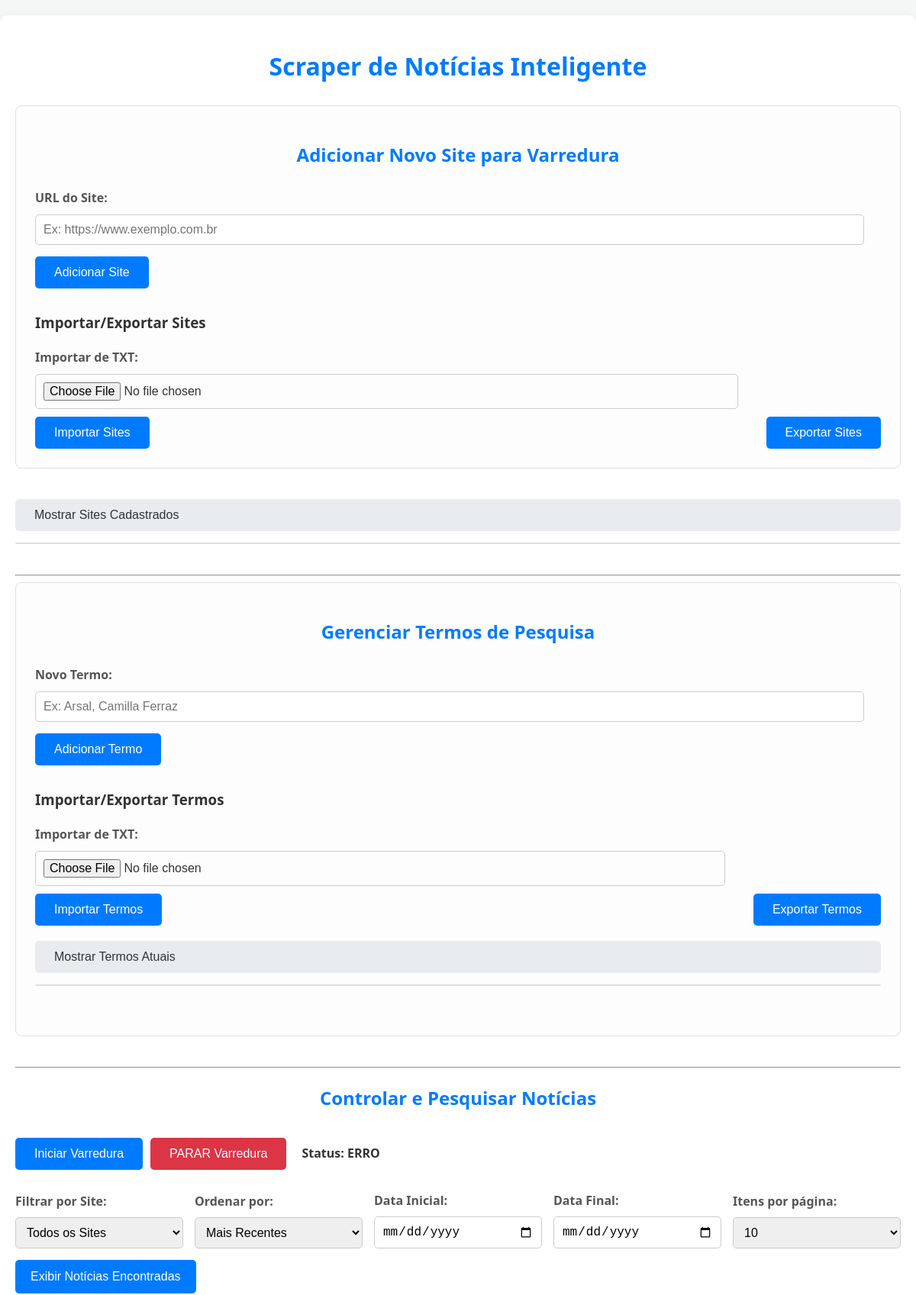
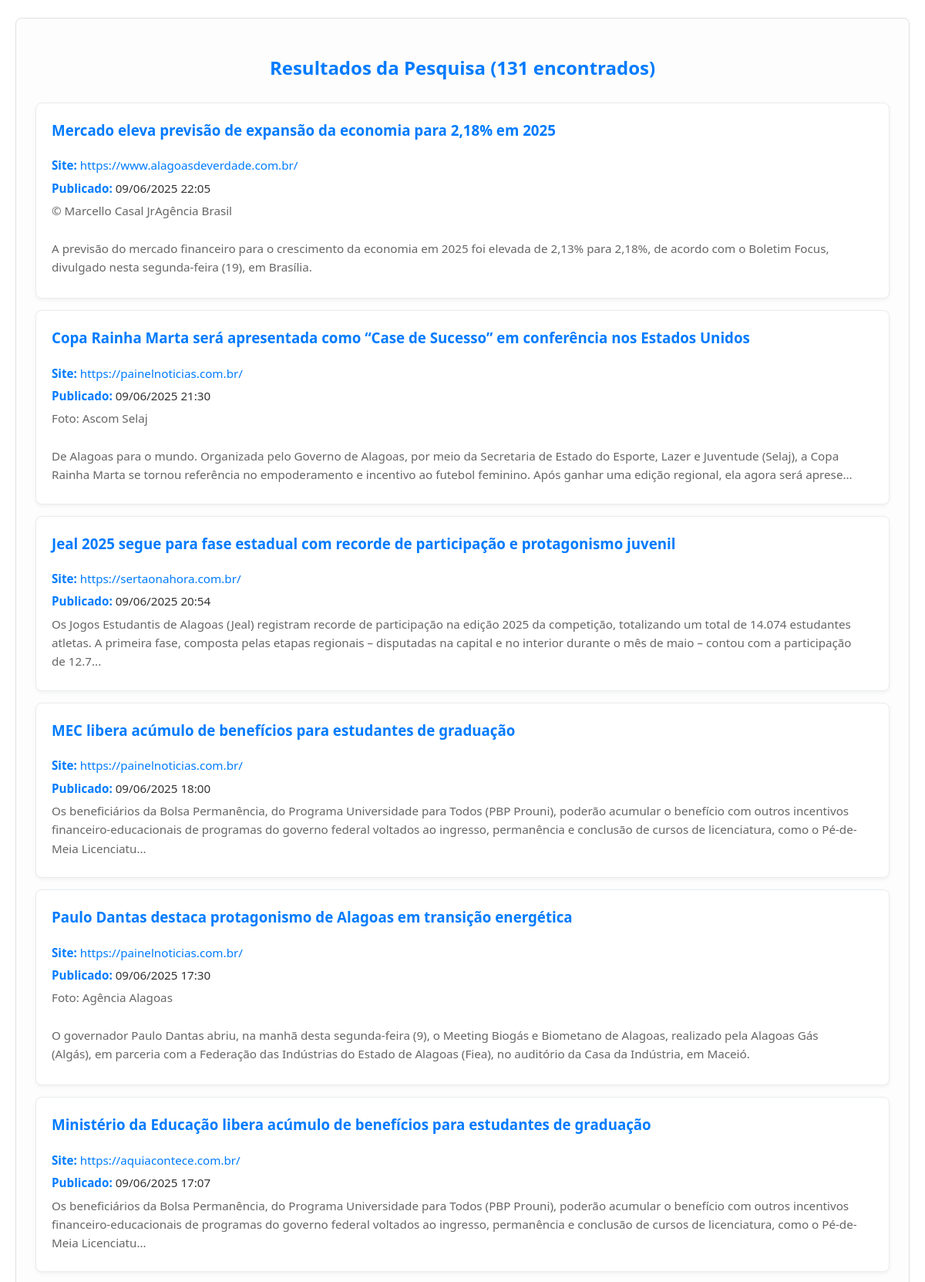
Page /search_articles?order_by=date_desc&page=4&per_page=10 (upper part) on the committed database (2 pictures, top to bottom).
### tables this page shows
CREATE TABLE articles (
                id INTEGER PRIMARY KEY AUTOINCREMENT,
                site_id INTEGER NOT NULL,
                title TEXT NOT NULL,
                url TEXT NOT NULL UNIQUE,
                content TEXT NOT NULL,
                published_date TEXT,
                scraped_at TEXT DEFAULT CURRENT_TIMESTAMP,
                FOREIGN KEY (site_id) REFERENCES sites (id)
            );

CREATE TABLE sites (
                id INTEGER PRIMARY KEY AUTOINCREMENT,
                url TEXT NOT NULL UNIQUE
            );

### app.py (the view)
@app.route('/search_articles', methods=['GET'])
def search_articles_route():
    sites = get_sites()
    search_terms_list_from_db = get_search_terms()
    query_terms = [term['term'] for term in search_terms_list_from_db]
    selected_site_id = request.args.get('site_id', type=int)
    order_by = request.args.get('order_by', 'date_desc')
    start_date = request.args.get('start_date')
    end_date = request.args.get('end_date')
    page = request.args.get('page', 1, type=int)
    per_page = request.args.get('per_page', 10, type=int) # Default to 10 articles per page
    pagination_data = get_articles(query_terms, selected_site_id, order_by, start_date, end_date, page, per_page)
    articles = pagination_data['articles']
    total_results = pagination_data['total_results']
    current_page = pagination_data['current_page']
    total_pages = pagination_data['total_pages']
    return render_template('index.html', sites=sites, search_terms=search_terms_list_from_db,
                           articles=articles,
                           selected_site_id=selected_site_id,
                           order_by=order_by, start_date=start_date, end_date=end_date,
                           current_page=current_page, total_pages=total_pages, total_results=total_results, per_page=per_page)

### app.py (called while the page is built)
@app.context_processor
def inject_datetime():
    return {'datetime': datetime}

### database.py (called while the page is built)
def get_db():
    db = getattr(g, '_database', None)
    if db is None:
        db = g._database = sqlite3.connect(DATABASE)
        db.row_factory = sqlite3.Row
    return db

def get_sites():
    with get_db() as db:
        cursor = db.cursor()
        cursor.execute('SELECT * FROM sites')
        sites = cursor.fetchall()
        cursor.close()
        return [dict(site) for site in sites]

def get_search_terms():
    with get_db() as db:
        cursor = db.cursor()
        cursor.execute('SELECT * FROM search_terms')
        terms = cursor.fetchall()
        cursor.close()
        return [dict(term) for term in terms]

### templates/index.html (shortened to what this page needs)
{% extends '_base.html' %}
{% block content %}
    <h1>Scraper de Notícias Inteligente</h1>
    <div class="form-section">
        <h2>Adicionar Novo Site para Varredura</h2>
        <form id="addSiteForm" action="{{ url_for('add_site_route') }}" method="POST">
            <div class="form-group">
                <label for="url">URL do Site:</label>
                <input type="text" id="url" name="url" placeholder="Ex: https://www.exemplo.com.br" required>
            </div>
            <button type="submit" class="button">Adicionar Site</button>
        </form>
        <h3 style="margin-top: 30px;">Importar/Exportar Sites</h3>
        <div style="display: flex; gap: 15px; flex-wrap: wrap; align-items: flex-end;">
            <form id="importSitesForm" method="POST" enctype="multipart/form-data" style="flex-grow: 1;">
                <div class="form-group" style="margin-bottom: 0;">
                    <label for="import_sites_file">Importar de TXT:</label>
                    <input type="file" id="import_sites_file" name="file" accept=".txt">
                </div>
                <button type="submit" class="button" style="margin-top: 10px;">Importar Sites</button>
            </form>
            <button id="exportSitesButton" class="button" style="margin-top: 10px;">Exportar Sites</button>
        </div>
    </div>
    <div class="collapsible-section">
        <button type="button" id="toggleSites" class="button collapsible-toggle">Mostrar Sites Cadastrados</button>
        <div id="sitesContainer" class="collapsible-content">
            <div class="sites-list">
            </div>
        </div>
    </div>
    <hr>
    <div class="form-section">
        <h2>Gerenciar Termos de Pesquisa</h2>
        <form id="addTermForm" action="{{ url_for('add_term_route') }}" method="POST">
            <div class="form-group">
                <label for="term">Novo Termo:</label>
                <input type="text" id="term" name="term" placeholder="Ex: Arsal, Camilla Ferraz" required>
            </div>
            <button type="submit" class="button">Adicionar Termo</button>
        </form>
        <h3 style="margin-top: 30px;">Importar/Exportar Termos</h3>
        <div style="display: flex; gap: 15px; flex-wrap: wrap; align-items: flex-end;">
            <form id="importTermsForm" method="POST" enctype="multipart/form-data" style="flex-grow: 1;">
                <div class="form-group" style="margin-bottom: 0;">
                    <label for="import_terms_file">Importar de TXT:</label>
                    <input type="file" id="import_terms_file" name="file" accept=".txt">
                </div>
                <button type="submit" class="button" style="margin-top: 10px;">Importar Termos</button>
            </form>
            <button id="exportTermsButton" class="button" style="margin-top: 10px;">Exportar Termos</button>
        </div>
        <div class="collapsible-section" style="margin-top: 20px;">
            <button type="button" id="toggleTerms" class="button collapsible-toggle">Mostrar Termos Atuais</button>
            <div id="termsContainer" class="collapsible-content">
                <div class="sites-list" style="margin-top: 0;">
                </div>
            </div>
        </div>
    </div>
    <hr>
    <div class="search-section">
        <h2>Controlar e Pesquisar Notícias</h2>
        <div style="display: flex; gap: 10px; margin-bottom: 20px; flex-wrap: wrap; align-items: center;">
            <button id="startButton" class="button">Iniciar Varredura</button>
            <button id="stopButton" class="button delete">PARAR Varredura</button>
            <p id="scraperStatus" style="align-self: center; font-weight: bold; margin-left: 10px;">Status: <span id="currentStatus">Verificando...</span></p>
        </div>
        <form id="searchForm" class="search-filter-bar" action="{{ url_for('search_articles_route') }}" method="GET">
            <div class="form-group">
                <label for="site_filter">Filtrar por Site:</label>
                <select id="site_filter" name="site_id">
                    <option value="0">Todos os Sites</option>
                </select>
            </div>
            <div class="form-group">
                <label for="order_by">Ordenar por:</label>
                <select id="order_by" name="order_by">
                    <option value="date_desc" {% if order_by is defined and order_by == 'date_desc' %}selected{% endif %}>Mais Recentes</option>
                </select>
            </div>
            <div class="form-group">
                <label for="start_date">Data Inicial:</label>
                <input type="date" id="start_date" name="start_date" value="{{ start_date | default('') }}">
            </div>
            <div class="form-group">
                <label for="end_date">Data Final:</label>
                <input type="date" id="end_date" name="end_date" value="{{ end_date | default('') }}">
            </div>
            <div class="form-group">
                <label for="per_page">Itens por página:</label>
                <select id="per_page" name="per_page">
                    <option value="10" {% if per_page is defined and per_page == 10 %}selected{% endif %}>10</option>
                </select>
            </div>
            <button type="submit" class="button">Exibir Notícias Encontradas</button>
        </form>
    </div>
    <div class="search-results">
        <h2>Resultados da Pesquisa ({{ total_results }} encontrados)</h2>
        <div id="articles_container">
            {% if articles %}
                {% for article in articles %}
                    <div class="article-item">
                        <div class="article-info">
                            <h3><a href="{{ article.url }}" target="_blank" rel="noopener noreferrer">{{ article.title }}</a></h3>
                            <p><strong>Site:</strong> <a href="{{ article.site_url }}" target="_blank">{{ article.site_url }}</a></p>
                            <p><strong>Publicado:</strong> {{ datetime.fromisoformat(article.published_date).strftime('%d/%m/%Y %H:%M') if article.published_date else 'Data Indisponível' }}</p>
                            <p class="article-content-snippet">{{ article.content | truncate(300, True) }}</p>
                        </div>
                    </div>
                {% endfor %}
            {% else %}
                <p style="text-align: center;">Nenhum resultado para a sua pesquisa e filtros.</p>
            {% endif %}
        </div>
    </div>
{% endblock %}

### static/css/style.css (style rules this page uses)
body { font-family: 'Segoe UI', Tahoma, Geneva, Verdana, sans-serif; margin: 0; padding: 0; background-color: #f4f7f6; color: #333; line-height: 1.6; }
h1, h2 { color: #007bff; text-align: center; margin-bottom: 25px; }
.form-section, .sites-list, .search-results { margin-bottom: 40px; padding: 25px; border: 1px solid #e0e0e0; border-radius: 8px; background-color: #fdfdfd; }
.form-group { margin-bottom: 15px; }
.form-group label { display: block; margin-bottom: 8px; font-weight: bold; color: #555; }
.form-group input[type="text"], .form-group input[type="date"], .form-group input[type="file"], .form-group select, .form-group textarea { width: calc(100% - 22px); padding: 10px; border: 1px solid #ccc; border-radius: 5px; font-size: 1rem; box-sizing: border-box; }
.button { background-color: #007bff; color: white; padding: 12px 25px; border: none; border-radius: 5px; cursor: pointer; font-size: 1rem; transition: background-color 0.3s ease; }
.article-item h3 { margin-top: 0; color: #0056b3; }
.article-item a { text-decoration: none; color: #007bff; }
.article-content-snippet { font-size: 0.9rem; color: #666; margin-top: 10px; white-space: pre-wrap; max-height: 100px; overflow: hidden; text-overflow: ellipsis; }
.search-filter-bar { display: flex; gap: 15px; margin-bottom: 25px; align-items: flex-end; flex-wrap: wrap; }
.search-filter-bar .form-group { margin-bottom: 0; flex: 1; min-width: 180px; }
.search-filter-bar .form-group input, .search-filter-bar .form-group select { width: 100%; }
.search-filter-bar .button { flex-shrink: 0; padding: 10px 20px; height: 44px; }
.collapsible-section { margin-bottom: 40px; }
.collapsible-toggle { display: block; width: 100%; text-align: left; padding: 12px 25px; margin-bottom: 15px; background-color: #e9ecef; color: #333; border: none; border-radius: 5px; cursor: pointer; font-size: 1rem; transition: background-color 0.3s ease; }
.collapsible-content { background-color: #fdfdfd; border: 1px solid #e0e0e0; border-radius: 8px; overflow: hidden; transition: max-height 0.3s ease-out, padding 0.3s ease-out; max-height: 0; padding: 0 15px; }
.collapsible-content > .sites-list { margin-top: 0; }

### rows in the picture
articles: title "Mercado eleva previsão de expansão da economia para 2,18% em 2025", site_url "https://www.alagoasdeverdade.com.br/", fromisoformat "09/06/2025 22:05", content "© Marcello Casal JrAgência Brasil A previsão do mercado financeiro para o crescimento da economia em 2025 foi elevada de 2,13% para 2,18%, de acordo com o Boletim Focus, divulgado nesta segunda-feira (19), em Brasília.…"
articles: title "Copa Rainha Marta será apresentada como “Case de Sucesso” em conferência nos Estados Unidos", site_url "https://painelnoticias.com.br/", fromisoformat "09/06/2025 21:30", content "Foto: Ascom Selaj De Alagoas para o mundo. Organizada pelo Governo de Alagoas, por meio da Secretaria de Estado do Esporte, Lazer e Juventude (Selaj), a Copa Rainha Marta se tornou referência no empoderamento e incentivo ao futebol feminino. Após ganhar uma edição regional, ela agora será aprese..."
articles: title "Jeal 2025 segue para fase estadual com recorde de participação e protagonismo juvenil", site_url "https://sertaonahora.com.br/", fromisoformat "09/06/2025 20:54", content "Os Jogos Estudantis de Alagoas (Jeal) registram recorde de participação na edição 2025 da competição, totalizando um total de 14.074 estudantes atletas. A primeira fase, composta pelas etapas regionais – disputadas na capital e no interior durante o mês de maio – contou com a participação de 12.7..."
articles: title "MEC libera acúmulo de benefícios para estudantes de graduação", site_url "https://painelnoticias.com.br/", fromisoformat "09/06/2025 18:00", content "Os beneficiários da Bolsa Permanência, do Programa Universidade para Todos (PBP Prouni), poderão acumular o benefício com outros incentivos financeiro-educacionais de programas do governo federal voltados ao ingresso, permanência e conclusão de cursos de licenciatura, como o Pé-de-Meia Licenciatu..."
articles: title "Paulo Dantas destaca protagonismo de Alagoas em transição energética", site_url "https://painelnoticias.com.br/", fromisoformat "09/06/2025 17:30", content "Foto: Agência Alagoas O governador Paulo Dantas abriu, na manhã desta segunda-feira (9), o Meeting Biogás e Biometano de Alagoas, realizado pela Alagoas Gás (Algás), em parceria com a Federação das Indústrias do Estado de Alagoas (Fiea), no auditório da Casa da Indústria, em Maceió.…"
articles: title "Ministério da Educação libera acúmulo de benefícios para estudantes de graduação", site_url "https://aquiacontece.com.br/", fromisoformat "09/06/2025 17:07", content "Os beneficiários da Bolsa Permanência, do Programa Universidade para Todos (PBP Prouni), poderão acumular o benefício com outros incentivos financeiro-educacionais de programas do governo federal voltados ao ingresso, permanência e conclusão de cursos de licenciatura, como o Pé-de-Meia Licenciatu..."

### other values in the picture
{{ total_results }} "131"
